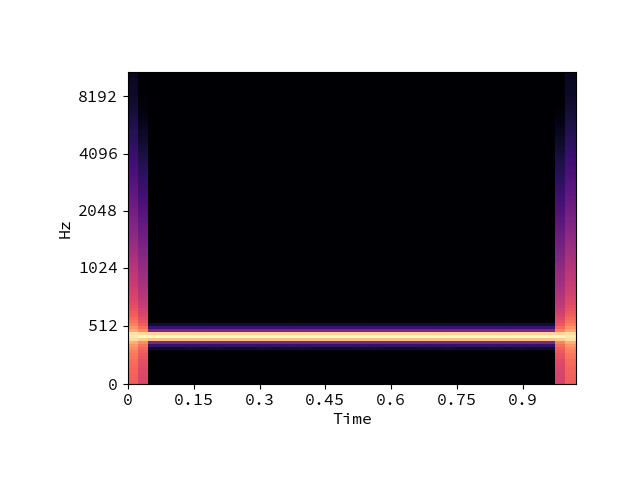

This chart was generated by the following Python code:
# Generate a pure sine tone A4
tone = librosa.tone(440, duration=1)

# Or generate the same signal using `length`
tone = librosa.tone(440, sr=22050, length=22050)

# Display spectrogram

import matplotlib.pyplot as plt
plt.figure()
S = librosa.feature.melspectrogram(y=tone)
librosa.display.specshow(librosa.power_to_db(S, ref=np.max),
                         x_axis='time', y_axis='mel')
